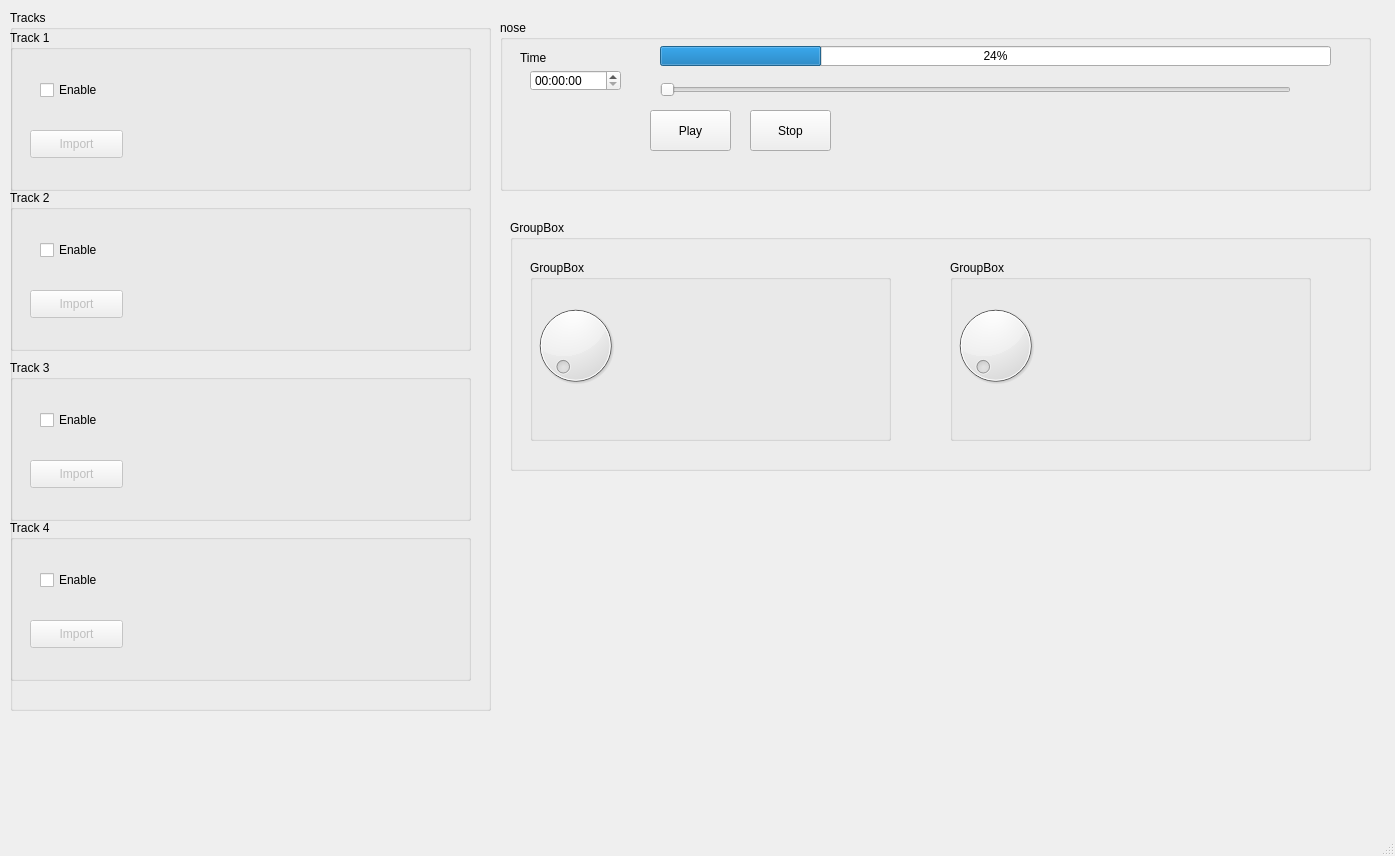
<?xml version="1.0" encoding="UTF-8"?>
<ui version="4.0">
 <class>MainWindow</class>
 <widget class="QMainWindow" name="MainWindow">
  <property name="geometry">
   <rect>
    <x>0</x>
    <y>0</y>
    <width>1395</width>
    <height>856</height>
   </rect>
  </property>
  <property name="windowTitle">
   <string>MainWindow</string>
  </property>
  <widget class="QWidget" name="centralwidget">
   <widget class="QGroupBox" name="tracks">
    <property name="geometry">
     <rect>
      <x>10</x>
      <y>10</y>
      <width>481</width>
      <height>701</height>
     </rect>
    </property>
    <property name="title">
     <string>Tracks</string>
    </property>
    <widget class="QGroupBox" name="track_1">
     <property name="geometry">
      <rect>
       <x>0</x>
       <y>20</y>
       <width>461</width>
       <height>161</height>
      </rect>
     </property>
     <property name="title">
      <string>Track 1</string>
     </property>
     <widget class="QPushButton" name="track_1_import">
      <property name="enabled">
       <bool>false</bool>
      </property>
      <property name="geometry">
       <rect>
        <x>20</x>
        <y>100</y>
        <width>93</width>
        <height>28</height>
       </rect>
      </property>
      <property name="text">
       <string>Import</string>
      </property>
     </widget>
     <widget class="QWidget" name="track_1_spectrum" native="true">
      <property name="geometry">
       <rect>
        <x>140</x>
        <y>20</y>
        <width>311</width>
        <height>131</height>
       </rect>
      </property>
     </widget>
     <widget class="QCheckBox" name="track_1_enable">
      <property name="geometry">
       <rect>
        <x>30</x>
        <y>50</y>
        <width>81</width>
        <height>20</height>
       </rect>
      </property>
      <property name="text">
       <string>Enable</string>
      </property>
     </widget>
    </widget>
    <widget class="QGroupBox" name="track_2">
     <property name="geometry">
      <rect>
       <x>0</x>
       <y>180</y>
       <width>461</width>
       <height>161</height>
      </rect>
     </property>
     <property name="title">
      <string>Track 2</string>
     </property>
     <widget class="QPushButton" name="track_2_import">
      <property name="enabled">
       <bool>false</bool>
      </property>
      <property name="geometry">
       <rect>
        <x>20</x>
        <y>100</y>
        <width>93</width>
        <height>28</height>
       </rect>
      </property>
      <property name="text">
       <string>Import</string>
      </property>
     </widget>
     <widget class="QWidget" name="track_2_spectrum" native="true">
      <property name="geometry">
       <rect>
        <x>140</x>
        <y>20</y>
        <width>311</width>
        <height>131</height>
       </rect>
      </property>
     </widget>
     <widget class="QCheckBox" name="track_2_enable">
      <property name="geometry">
       <rect>
        <x>30</x>
        <y>50</y>
        <width>81</width>
        <height>20</height>
       </rect>
      </property>
      <property name="text">
       <string>Enable</string>
      </property>
     </widget>
    </widget>
    <widget class="QGroupBox" name="track_3">
     <property name="geometry">
      <rect>
       <x>0</x>
       <y>350</y>
       <width>461</width>
       <height>161</height>
      </rect>
     </property>
     <property name="title">
      <string>Track 3</string>
     </property>
     <widget class="QPushButton" name="track_3_import">
      <property name="enabled">
       <bool>false</bool>
      </property>
      <property name="geometry">
       <rect>
        <x>20</x>
        <y>100</y>
        <width>93</width>
        <height>28</height>
       </rect>
      </property>
      <property name="text">
       <string>Import</string>
      </property>
     </widget>
     <widget class="QWidget" name="track_3_spectrum" native="true">
      <property name="geometry">
       <rect>
        <x>140</x>
        <y>20</y>
        <width>311</width>
        <height>131</height>
       </rect>
      </property>
     </widget>
     <widget class="QCheckBox" name="track_3_enable">
      <property name="geometry">
       <rect>
        <x>30</x>
        <y>50</y>
        <width>81</width>
        <height>20</height>
       </rect>
      </property>
      <property name="text">
       <string>Enable</string>
      </property>
     </widget>
    </widget>
    <widget class="QGroupBox" name="track_4">
     <property name="geometry">
      <rect>
       <x>0</x>
       <y>510</y>
       <width>461</width>
       <height>161</height>
      </rect>
     </property>
     <property name="title">
      <string>Track 4</string>
     </property>
     <widget class="QPushButton" name="track_4_import">
      <property name="enabled">
       <bool>false</bool>
      </property>
      <property name="geometry">
       <rect>
        <x>20</x>
        <y>100</y>
        <width>93</width>
        <height>28</height>
       </rect>
      </property>
      <property name="text">
       <string>Import</string>
      </property>
     </widget>
     <widget class="QWidget" name="track_4_spectrum" native="true">
      <property name="geometry">
       <rect>
        <x>140</x>
        <y>20</y>
        <width>311</width>
        <height>131</height>
       </rect>
      </property>
     </widget>
     <widget class="QCheckBox" name="track_4_enable">
      <property name="geometry">
       <rect>
        <x>30</x>
        <y>50</y>
        <width>81</width>
        <height>20</height>
       </rect>
      </property>
      <property name="text">
       <string>Enable</string>
      </property>
     </widget>
    </widget>
   </widget>
   <widget class="QGroupBox" name="time_settings">
    <property name="geometry">
     <rect>
      <x>500</x>
      <y>20</y>
      <width>871</width>
      <height>171</height>
     </rect>
    </property>
    <property name="title">
     <string>nose</string>
    </property>
    <widget class="QProgressBar" name="progress_bar_time">
     <property name="geometry">
      <rect>
       <x>160</x>
       <y>26</y>
       <width>671</width>
       <height>20</height>
      </rect>
     </property>
     <property name="value">
      <number>24</number>
     </property>
    </widget>
    <widget class="QSlider" name="slide_bar_time">
     <property name="geometry">
      <rect>
       <x>160</x>
       <y>60</y>
       <width>631</width>
       <height>20</height>
      </rect>
     </property>
     <property name="orientation">
      <enum>Qt::Horizontal</enum>
     </property>
    </widget>
    <widget class="QLabel" name="label_time">
     <property name="geometry">
      <rect>
       <x>20</x>
       <y>30</y>
       <width>55</width>
       <height>16</height>
      </rect>
     </property>
     <property name="text">
      <string>Time</string>
     </property>
    </widget>
    <widget class="QToolButton" name="play_button">
     <property name="geometry">
      <rect>
       <x>150</x>
       <y>90</y>
       <width>81</width>
       <height>41</height>
      </rect>
     </property>
     <property name="text">
      <string>Play</string>
     </property>
    </widget>
    <widget class="QTimeEdit" name="time_box">
     <property name="geometry">
      <rect>
       <x>30</x>
       <y>50</y>
       <width>91</width>
       <height>21</height>
      </rect>
     </property>
    </widget>
    <widget class="QToolButton" name="stop_button">
     <property name="geometry">
      <rect>
       <x>250</x>
       <y>90</y>
       <width>81</width>
       <height>41</height>
      </rect>
     </property>
     <property name="text">
      <string>Stop</string>
     </property>
    </widget>
   </widget>
   <widget class="QGroupBox" name="groupBox_2">
    <property name="geometry">
     <rect>
      <x>510</x>
      <y>220</y>
      <width>861</width>
      <height>251</height>
     </rect>
    </property>
    <property name="title">
     <string>GroupBox</string>
    </property>
    <widget class="QGroupBox" name="groupBox_3">
     <property name="geometry">
      <rect>
       <x>20</x>
       <y>40</y>
       <width>361</width>
       <height>181</height>
      </rect>
     </property>
     <property name="title">
      <string>GroupBox</string>
     </property>
     <widget class="QDial" name="dial">
      <property name="geometry">
       <rect>
        <x>0</x>
        <y>40</y>
        <width>91</width>
        <height>91</height>
       </rect>
      </property>
     </widget>
     <widget class="QWidget" name="track_3_spectrum_2" native="true">
      <property name="geometry">
       <rect>
        <x>90</x>
        <y>20</y>
        <width>251</width>
        <height>141</height>
       </rect>
      </property>
     </widget>
    </widget>
    <widget class="QGroupBox" name="groupBox_4">
     <property name="geometry">
      <rect>
       <x>440</x>
       <y>40</y>
       <width>361</width>
       <height>181</height>
      </rect>
     </property>
     <property name="title">
      <string>GroupBox</string>
     </property>
     <widget class="QDial" name="dial_2">
      <property name="geometry">
       <rect>
        <x>0</x>
        <y>40</y>
        <width>91</width>
        <height>91</height>
       </rect>
      </property>
     </widget>
     <widget class="QWidget" name="track_3_spectrum_3" native="true">
      <property name="geometry">
       <rect>
        <x>90</x>
        <y>20</y>
        <width>251</width>
        <height>141</height>
       </rect>
      </property>
     </widget>
    </widget>
   </widget>
  </widget>
  <widget class="QMenuBar" name="menubar">
   <property name="geometry">
    <rect>
     <x>0</x>
     <y>0</y>
     <width>1395</width>
     <height>26</height>
    </rect>
   </property>
  </widget>
  <widget class="QStatusBar" name="statusbar"/>
 </widget>
 <resources/>
 <connections/>
</ui>
